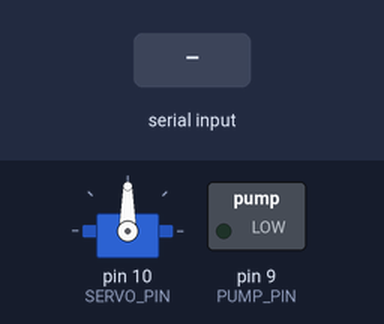
The sketch below on a simulated Arduino Uno, built with avr-gcc and run on an emulated ATmega328P. Shown: servo, switched loads named in the sketch (green lamp = pin HIGH). Inputs (shaded band) come from the test bench. What the sketch prints to the serial monitor is not drawn.

Above: at 1.2 s.
1.3 s: "1\n" received over Serial
At 1.6 s:
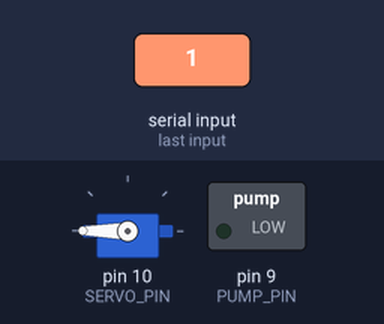
Timing chart, 0 to 4.3 s (numbered marks = the images above; inputs shaded):
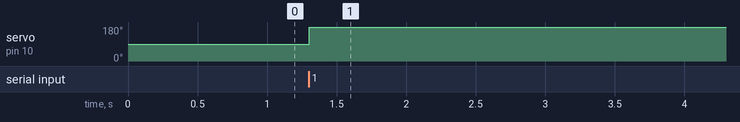

Measured:
- after the input at 1.3 s, servo on pin 10 (SERVO_PIN): 90° → 180° at once

The sketch:

code.ino
```cpp
// Define pin numbers
#include <Servo.h>
const int PUMP_PIN = 9; // Example pin for controlling the pump
const int SERVO_PIN = 10;
Servo servo;
// Function to run the pump for a specified duration
void runPump(float volume_ml, float pump_speed_ml_per_min) {
  // Calculate the time needed to dispense the volume
  float duration_sec = (volume_ml / pump_speed_ml_per_min) * 60.00;
  // Turn on the pump
  digitalWrite(PUMP_PIN, HIGH);
  // Wait for the calculated duration
  delay(duration_sec * 1000); // Convert seconds to milliseconds
  // Turn off the pump
  digitalWrite(PUMP_PIN, LOW);
}

void dispenseLiquid(int container) {
  switch(container) {
    case 1:
      servo.write(0); // Move the servo to position for container 1
      delay(1000); // Delay for servo movement
      break;
    case 2:
      servo.write(90); // Move the servo to position for container 2
      delay(1000); // Delay for servo movement
      break;
    case 3:
      servo.write(180); // Move the servo to position for container 3
      delay(1000); // Delay for servo movement
      break;
    default:
      break;
  }
}

void setup() {
  // Set up pin mode
  pinMode(PUMP_PIN, OUTPUT);
  servo.attach(SERVO_PIN);
  Serial.begin(9600); // Start serial communication
}

void loop() {
  while (true) {
    Serial.println("Enter container number");
    while (!Serial.available()) {}
    float container_no = Serial.parseFloat();
    if (container_no <= 0) {
      Serial.println("Volume must be a positive number.");
      continue;
    }
    if (container_no < 1 || container_no > 3) {
      Serial.println("Invalid container selection. Please select 1, 2, or 3.");
      // Clear the serial buffer
      while (Serial.available()) {
        Serial.read();
      }
      continue;
    }
    if(container_no == 3) {
      dispenseLiquid(1);
    } else if (container_no == 2) {
      dispenseLiquid(2);
    } else if(container_no ==1) {
      dispenseLiquid(3);
    }
    // Prompt user for volume input
    Serial.println("Enter volume to be obtained (in ml): ");
    delay(5000);
    while (!Serial.available()) {} // Wait for user input
    float volume_ml = Serial.parseFloat(); // Read the input as float
    if (volume_ml <= 0) {
      Serial.println("Volume must be a positive number.");
      continue;
    }
    float pump_speed_ml_per_min = 20.4; // caliberate the value throught the trial and error method or if the speed is spesified on pump just update it.
    runPump(volume_ml, pump_speed_ml_per_min);
    Serial.print("Pump finished dispensing ");
    Serial.print(volume_ml);
    Serial.println(" ml.");
  }
}
```
